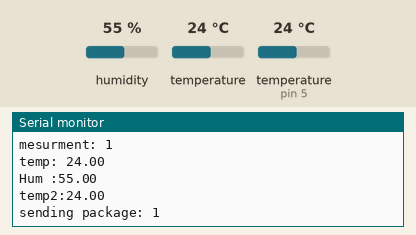
This sketch was run on a simulated Arduino Uno, built with avr-gcc and run on an emulated ATmega328P. Parts: the last lines printed to the serial monitor. Inputs (shaded band) come from the test bench; at power-on: humidity 55 %, temperature 24 °C, temperature (sensor on pin 5) 24 °C. No radio packets arrive unless stated.

Above: at 15.5 s.
15.6 s: humidity set to 22 %
26.6 s: temperature (sensor 0) set to 12 °C
At 29.5 s:
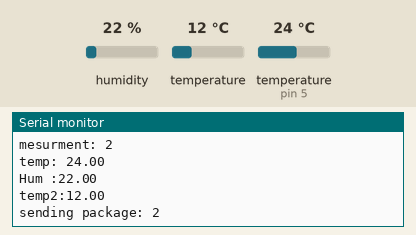
37.6 s: temperature (sensor on pin 5) set to 12 °C
At 43.2 s:
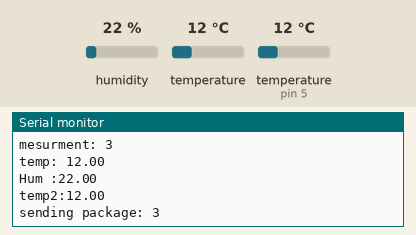
48.6 s: temperature (sensor 0) set to 19 °C
At 58.0 s:
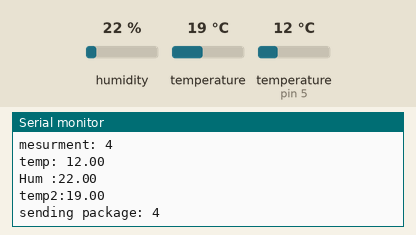
59.6 s: humidity set to 40 %
At 71.4 s:
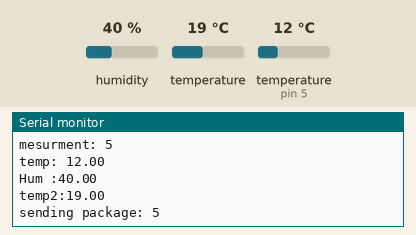
Timing chart, 0 to 71.6 s (numbered marks = the images above; inputs shaded):
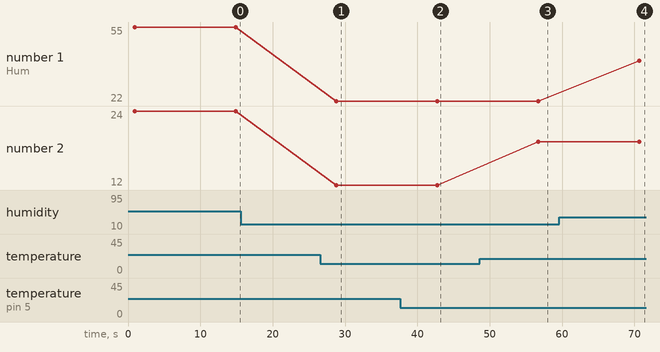

Measured:
- after the input at 26.6 s, the serial monitor: prints a new line after 2.2 s (image 1)
- after the input at 37.6 s, the serial monitor: prints a new line after 5.2 s (image 2)
- after the input at 48.6 s, the serial monitor: prints a new line after 8.1 s (image 3)
- after the input at 59.6 s, the serial monitor: prints a new line after 11.1 s (image 4)
- plotted number 1: 22 → 40 after the input at 59.6 s
- plotted number 2: 24 → 12 after the input at 26.6 s, 12 → 19 after the input at 48.6 s

The sketch:

sender.ino
```cpp
#include <SPI.h>
#include <LoRa.h>
#include <Wire.h>
#include <DallasTemperature.h>
#include <DHT.h>


#define DHTPIN 5          //pin where the dht11 is connected
#define ss 15
#define rst 16
#define dio0 2
#define DHTTYPE DHT11
const int oneWireBus = 0;
OneWire oneWire(oneWireBus);
DHT dht(DHTPIN, DHT11);
DallasTemperature sensors(&oneWire);
float t = 0.0;
float h = 0.0;
int counter = 0;
void setup()
{
  Serial.begin(115200);
  dht.begin();


  while (!Serial);
  Serial.println("LoRa Sender");
  LoRa.setPins(ss, rst, dio0);
    if (!LoRa.begin(915E6)) {
    Serial.println("Starting LoRa failed!");
    delay(100);
    while (1);
  }


}

void loop()
{


 sensors.requestTemperatures();
 float temperatureC = sensors.getTempCByIndex(0);
  t = dht.readTemperature();
  h = dht.readHumidity();
  delay(100);
 Serial.print("mesurment: ");
 Serial.println(counter);
 Serial.print("temp: ");
 Serial.println(t);
 Serial.print("Hum :");
 Serial.println(h);
 Serial.print("temp2:");
 Serial.println(temperatureC);


  // send packet
  Serial.print("sending package: ");
  Serial.println(counter);
  delay(3000);
  LoRa.beginPacket();
  LoRa.print(F("Pkt No:"));
  LoRa.println(counter);

  LoRa.print("Temp: ");
  LoRa.println(t);
  LoRa.print("Hum: ");
  LoRa.println(h);
  LoRa.print("Temp2: ");
  LoRa.println(temperatureC);


  LoRa.endPacket();

  counter++;

  delay(10000);
}
```
